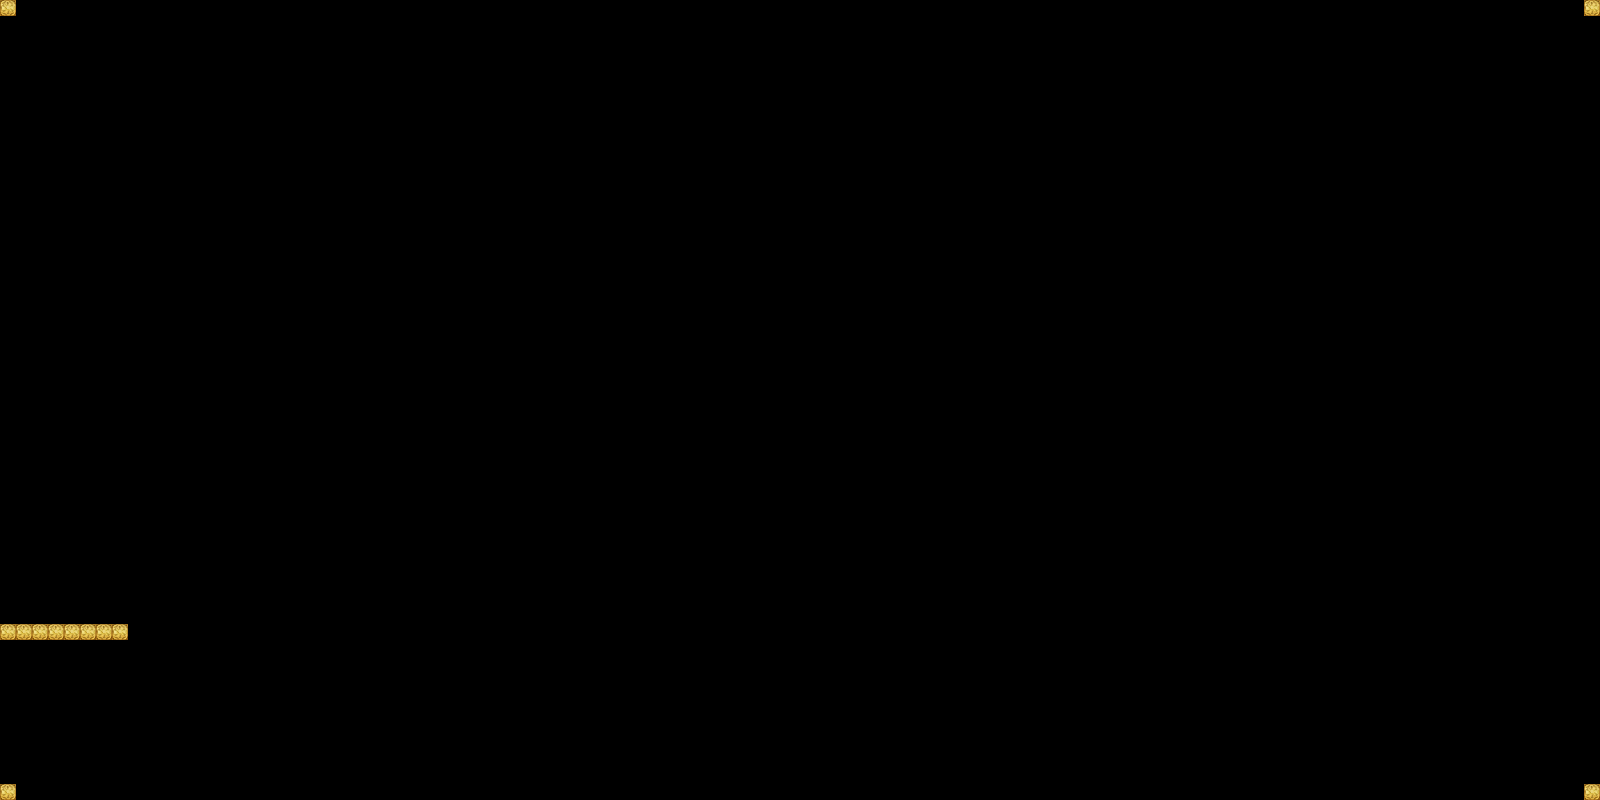

This game map was drawn from its Tiled (.tmx) file and the tilesets committed beside it. A one-line description and the trimmed map source follow:
An orthogonal 100x50 tile map with 16x16 px tiles, 3 tile layers (background, middleground, foreground) and 2 objects (floor, player_start).

<map version="1.0" orientation="orthogonal" renderorder="right-down" width="100" height="50" tilewidth="16" tileheight="16" nextobjectid="5">
 <tileset firstgid="1" name="terrain" tilewidth="16" tileheight="16">
  <image source="terrain.png" width="256" height="256" />
 </tileset>
 <layer name="background" width="100" height="50">
  <properties>
   <property name="tileset" value="terrain" />
   <property name="z" value="back" />
  </properties>
  <data>[5000 cells, 4 non-empty, 1 distinct tile ids]</data>
 </layer>
 <layer name="middleground" width="100" height="50">
  <properties>
   <property name="collide" value="true" />
   <property name="tileset" value="terrain" />
   <property name="z" value="back" />
  </properties>
  <data>[5000 cells, 8 non-empty, 1 distinct tile ids]</data>
 </layer>
 <layer name="foreground" width="100" height="50">
  <properties>
   <property name="tileset" value="terrain" />
   <property name="z" value="front" />
  </properties>
  <data>[5000 cells, 0 non-empty, 0 distinct tile ids]</data>
 </layer>
 <objectgroup color="#ff0000" name="floor">
  <object id="1" name="floor" type="floor" x="0.181818" y="784.273" width="1598.48" height="16" />
 </objectgroup>
 <objectgroup color="#0000c8" name="warps">
  <object id="3" name="start" type="player_start" x="48" y="592" width="28" height="32" />
 </objectgroup>
</map>
